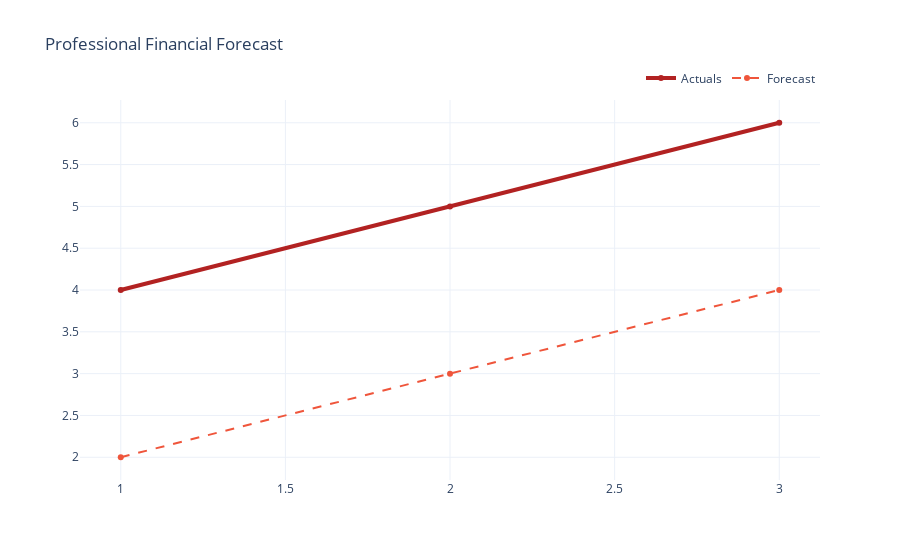

The cell this chart's notebook holds for it:
### Code cell
import plotly.graph_objects as go

fig = go.Figure()

# Adding multiple traces manually for precise control
fig.add_trace(go.Scatter(x=[1, 2, 3], y=[4, 5, 6], name="Actuals",
                         line=dict(color='firebrick', width=4)))
fig.add_trace(go.Scatter(x=[1, 2, 3], y=[2, 3, 4], name="Forecast",
                         line=dict(dash='dash')))

# Advanced Layout: Dual Axes
fig.update_layout(
    title_text="Professional Financial Forecast",
    template="plotly_white", # The "Clean" industry standard
    hovermode="x unified",    # Unified hover labels for comparison
    legend=dict(orientation="h", yanchor="bottom", y=1.02, xanchor="right", x=1)
)

### Figure 1 — Plotly figure (JSON) as saved in the notebook; plotly's stock layout.template omitted (floating-point values rounded to 4 significant figures)
{"data": [{"line": {"color": "firebrick", "width": 4}, "name": "Actuals", "type": "scatter", "x": [1, 2, 3], "y": [4, 5, 6]}, {"line": {"dash": "dash"}, "name": "Forecast", "type": "scatter", "x": [1, 2, 3], "y": [2, 3, 4]}], "layout": {"hovermode": "x unified", "legend": {"orientation": "h", "x": 1, "xanchor": "right", "y": 1.02, "yanchor": "bottom"}, "title": {"text": "Professional Financial Forecast"}}}
